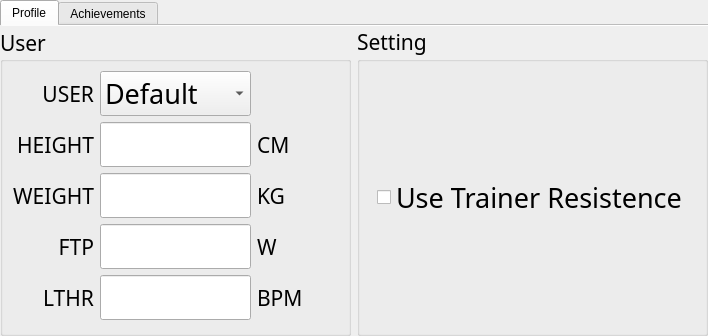
      <widget class="QWidget" name="stackedWidget_menuPageProfile">
       <layout class="QVBoxLayout" name="verticalLayout_5">
        <property name="leftMargin">
         <number>0</number>
        </property>
        <property name="topMargin">
         <number>0</number>
        </property>
        <property name="rightMargin">
         <number>0</number>
        </property>
        <property name="bottomMargin">
         <number>0</number>
        </property>
        <item>
         <widget class="QTabWidget" name="tabWidget_profile">
          <property name="currentIndex">
           <number>0</number>
          </property>
          <property name="usesScrollButtons">
           <bool>false</bool>
          </property>
          <property name="documentMode">
           <bool>true</bool>
          </property>
          <widget class="QWidget" name="tab_zone">
           <attribute name="title">
            <string>Profile</string>
           </attribute>
           <layout class="QHBoxLayout" name="horizontalLayout_9" stretch="1,1">
            <property name="leftMargin">
             <number>0</number>
            </property>
            <property name="topMargin">
             <number>0</number>
            </property>
            <property name="rightMargin">
             <number>0</number>
            </property>
            <property name="bottomMargin">
             <number>0</number>
            </property>
            <item>
             <widget class="QGroupBox" name="groupBox_5">
              <property name="maximumSize">
               <size>
                <width>16777215</width>
                <height>16777215</height>
               </size>
              </property>
              <property name="font">
               <font>
                <family>Bahnschrift Condensed</family>
                <pointsize>16</pointsize>
               </font>
              </property>
              <property name="title">
               <string>User</string>
              </property>
              <property name="alignment">
               <set>Qt::AlignLeading|Qt::AlignLeft|Qt::AlignVCenter</set>
              </property>
              <layout class="QGridLayout" name="gridLayout_2" columnstretch="1,1,1">
               <property name="sizeConstraint">
                <enum>QLayout::SetNoConstraint</enum>
               </property>
               <item row="4" column="1">
                <widget class="QLineEdit" name="lineEdit_lthr">
                 <property name="maximumSize">
                  <size>
                   <width>200</width>
                   <height>16777215</height>
                  </size>
                 </property>
                 <property name="font">
                  <font>
                   <family>Bahnschrift SemiBold SemiConden</family>
                   <pointsize>20</pointsize>
                   <weight>75</weight>
                   <bold>true</bold>
                  </font>
                 </property>
                 <property name="alignment">
                  <set>Qt::AlignCenter</set>
                 </property>
                </widget>
               </item>
               <item row="3" column="1">
                <widget class="QLineEdit" name="lineEdit_ftp">
                 <property name="maximumSize">
                  <size>
                   <width>200</width>
                   <height>16777215</height>
                  </size>
                 </property>
                 <property name="font">
                  <font>
                   <family>Bahnschrift SemiBold SemiConden</family>
                   <pointsize>20</pointsize>
                   <weight>75</weight>
                   <bold>true</bold>
                  </font>
                 </property>
                 <property name="alignment">
                  <set>Qt::AlignCenter</set>
                 </property>
                </widget>
               </item>
               <item row="2" column="0">
                <widget class="QLabel" name="label_11">
                 <property name="text">
                  <string>WEIGHT</string>
                 </property>
                 <property name="alignment">
                  <set>Qt::AlignRight|Qt::AlignTrailing|Qt::AlignVCenter</set>
                 </property>
                </widget>
               </item>
               <item row="2" column="1">
                <widget class="QLineEdit" name="lineEdit_weight">
                 <property name="maximumSize">
                  <size>
                   <width>200</width>
                   <height>16777215</height>
                  </size>
                 </property>
                 <property name="font">
                  <font>
                   <family>Bahnschrift SemiBold SemiConden</family>
                   <pointsize>20</pointsize>
                   <weight>75</weight>
                   <bold>true</bold>
                  </font>
                 </property>
                 <property name="alignment">
                  <set>Qt::AlignCenter</set>
                 </property>
                </widget>
               </item>
               <item row="3" column="2">
                <widget class="QLabel" name="label_20">
                 <property name="text">
                  <string>W</string>
                 </property>
                </widget>
               </item>
               <item row="4" column="2">
                <widget class="QLabel" name="label_21">
                 <property name="text">
                  <string>BPM</string>
                 </property>
                </widget>
               </item>
               <item row="1" column="0">
                <widget class="QLabel" name="label_7">
                 <property name="text">
                  <string>HEIGHT</string>
                 </property>
                 <property name="alignment">
                  <set>Qt::AlignRight|Qt::AlignTrailing|Qt::AlignVCenter</set>
                 </property>
                </widget>
               </item>
               <item row="1" column="1">
                <widget class="QLineEdit" name="lineEdit_height">
                 <property name="sizePolicy">
                  <sizepolicy hsizetype="Expanding" vsizetype="Fixed">
                   <horstretch>0</horstretch>
                   <verstretch>0</verstretch>
                  </sizepolicy>
                 </property>
                 <property name="minimumSize">
                  <size>
                   <width>80</width>
                   <height>0</height>
                  </size>
                 </property>
                 <property name="maximumSize">
                  <size>
                   <width>200</width>
                   <height>16777215</height>
                  </size>
                 </property>
                 <property name="font">
                  <font>
                   <family>Bahnschrift SemiBold SemiConden</family>
                   <pointsize>20</pointsize>
                   <weight>75</weight>
                   <bold>true</bold>
                  </font>
                 </property>
                 <property name="alignment">
                  <set>Qt::AlignCenter</set>
                 </property>
                </widget>
               </item>
               <item row="1" column="2">
                <widget class="QLabel" name="label_18">
                 <property name="text">
                  <string>CM</string>
                 </property>
                </widget>
               </item>
               <item row="3" column="0">
                <widget class="QLabel" name="label_15">
                 <property name="text">
                  <string>FTP</string>
                 </property>
                 <property name="alignment">
                  <set>Qt::AlignRight|Qt::AlignTrailing|Qt::AlignVCenter</set>
                 </property>
                </widget>
               </item>
               <item row="4" column="0">
                <widget class="QLabel" name="label_17">
                 <property name="text">
                  <string>LTHR</string>
                 </property>
                 <property name="alignment">
                  <set>Qt::AlignRight|Qt::AlignTrailing|Qt::AlignVCenter</set>
                 </property>
                </widget>
               </item>
               <item row="2" column="2">
                <widget class="QLabel" name="label_19">
                 <property name="text">
                  <string>KG</string>
                 </property>
                </widget>
               </item>
               <item row="0" column="1">
                <widget class="QComboBox" name="comboBox_user">
                 <property name="font">
                  <font>
                   <family>Bahnschrift Condensed</family>
                   <pointsize>20</pointsize>
                  </font>
                 </property>
                 <item>
                  <property name="text">
                   <string>Default</string>
                  </property>
                 </item>
                 <item>
                  <property name="text">
                   <string>Necar</string>
                  </property>
                 </item>
                 <item>
                  <property name="text">
                   <string>Oldguitar</string>
                  </property>
                 </item>
                </widget>
               </item>
               <item row="0" column="0">
                <widget class="QLabel" name="label_22">
                 <property name="text">
                  <string>USER</string>
                 </property>
                 <property name="alignment">
                  <set>Qt::AlignRight|Qt::AlignTrailing|Qt::AlignVCenter</set>
                 </property>
                </widget>
               </item>
              </layout>
             </widget>
            </item>
            <item>
             <widget class="QGroupBox" name="groupBox_6">
              <property name="font">
               <font>
                <family>Bahnschrift Condensed</family>
                <pointsize>16</pointsize>
               </font>
              </property>
              <property name="title">
               <string>Setting</string>
              </property>
              <layout class="QGridLayout" name="gridLayout_4">
               <item row="0" column="0">
                <widget class="QCheckBox" name="checkBox_trainerResistence">
                 <property name="sizePolicy">
                  <sizepolicy hsizetype="Maximum" vsizetype="Fixed">
                   <horstretch>0</horstretch>
                   <verstretch>0</verstretch>
                  </sizepolicy>
                 </property>
                 <property name="font">
                  <font>
                   <family>Bahnschrift Condensed</family>
                   <pointsize>20</pointsize>
                  </font>
                 </property>
                 <property name="text">
                  <string>Use Trainer Resistence</string>
                 </property>
                </widget>
               </item>
              </layout>
             </widget>
            </item>
           </layout>
          </widget>
          <widget class="QWidget" name="tab_achievement">
           <attribute name="title">
            <string>Achievements</string>
           </attribute>
           <layout class="QVBoxLayout" name="verticalLayout_7">
            <property name="leftMargin">
             <number>0</number>
            </property>
            <property name="topMargin">
             <number>0</number>
            </property>
            <property name="rightMargin">
             <number>0</number>
            </property>
            <property name="bottomMargin">
             <number>0</number>
            </property>
           </layout>
          </widget>
         </widget>
        </item>
       </layout>
      </widget>
